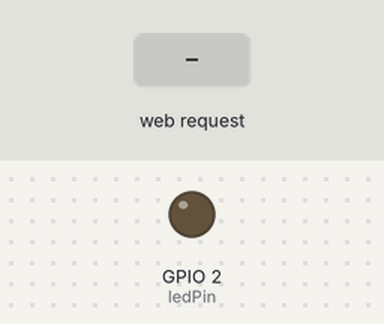
This sketch was run on a simulated ESP8266 (NodeMCU). Parts: output pins drawn as LEDs (lit = HIGH). The test bench sets the inputs (shaded band). WiFi joins after 1.5 s; servers stay silent unless stated; what the sketch prints to the serial monitor is not drawn.

Above: at 2.7 s.
2.8 s: HTTP request GET /ON received
At 3.2 s:
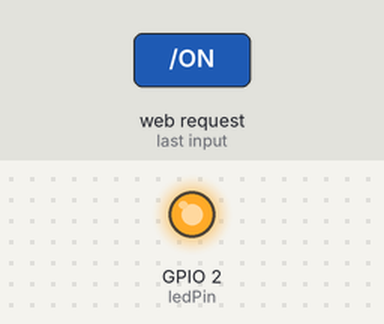
4.3 s: HTTP request GET /OFF received
At 5.5 s:
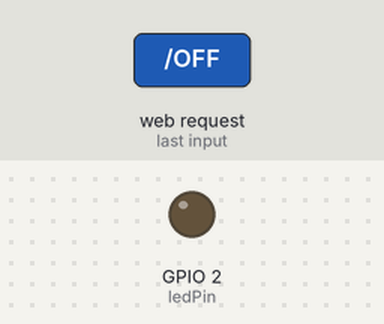
Timing chart, 0 to 7.3 s (numbered marks = the images above; inputs shaded):
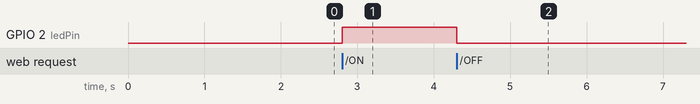

Measured:
- after the input at 2.8 s, GPIO 2 (ledPin): LOW → HIGH at once
- after the input at 4.3 s, GPIO 2 (ledPin): HIGH → LOW at once

The sketch:

Program_NodeMcu_with_arduino.ino
```cpp
#include <ESP8266WiFi.h>

const char* ssid = "enter your wifi username";
const char* password = "enter your wifi password";
const char* host = "192.168.8.101"; //it will tell you the IP once it starts up
                                    //just write it here afterwards and upload

int ledPin = 2;

WiFiServer server(301); //just pick any port number you like

void setup() {

  Serial.begin(115200);
  delay(10);
Serial.println(WiFi.localIP());
  // prepare GPIO2
  pinMode(ledPin, OUTPUT);
  //digitalWrite(D3, LOW);

  // Connect to WiFi network
  Serial.println();
  Serial.println();
  Serial.print("Connecting to ");
  Serial.println(ssid);

  WiFi.begin(ssid, password);

  while (WiFi.status() != WL_CONNECTED) {
    delay(500);
    Serial.print(".");
  }
  Serial.println("");
  Serial.println("WiFi connected");

  // Start the server
  server.begin();
  Serial.println("Server started");

  // Print the IP address
  Serial.println(WiFi.localIP());
}

void loop() {
  // Check if a client has connected

  WiFiClient client = server.available();
  if (!client) {
    return;
  }

  // Wait until the client sends some data
  while (!client.available()) {
    delay(1);
  }

  // Read the first line of the request
  String req = client.readStringUntil('\r');
  client.flush();

  // Match the request
  if (req.indexOf("") != -10) {  //checks if you're on the main page

    if (req.indexOf("/OFF") != -1) { //checks if you clicked OFF
      digitalWrite(ledPin, LOW);
      Serial.println("You clicked OFF");
    }
    if (req.indexOf("/ON") != -1) { //checks if you clicked ON
      digitalWrite(ledPin, HIGH);
      Serial.println("You clicked ON");
    }
  }

  else {
    Serial.println("invalid request");
   client.stop();
    return;
  }

  // Prepare the response
  String s = "HTTP/1.1 200 OK\r\n";
  s += "Content-Type: text/html\r\n\r\n";
  s += "<!DOCTYPE HTML>\r\n<html>\r\n";
  s += "<br><input type=\"button\" name=\"bl\" value=\"Turn LED ON \" onclick=\"location.href='/ON'\">";
  s += "<br><br><br>";
  s += "<br><input type=\"button\" name=\"bl\" value=\"Turn LED OFF\" onclick=\"location.href='/OFF'\">";
  s += "</html>\n";

  client.flush();


  // Send the response to the client
  client.print(s);
  delay(1);


}
```
